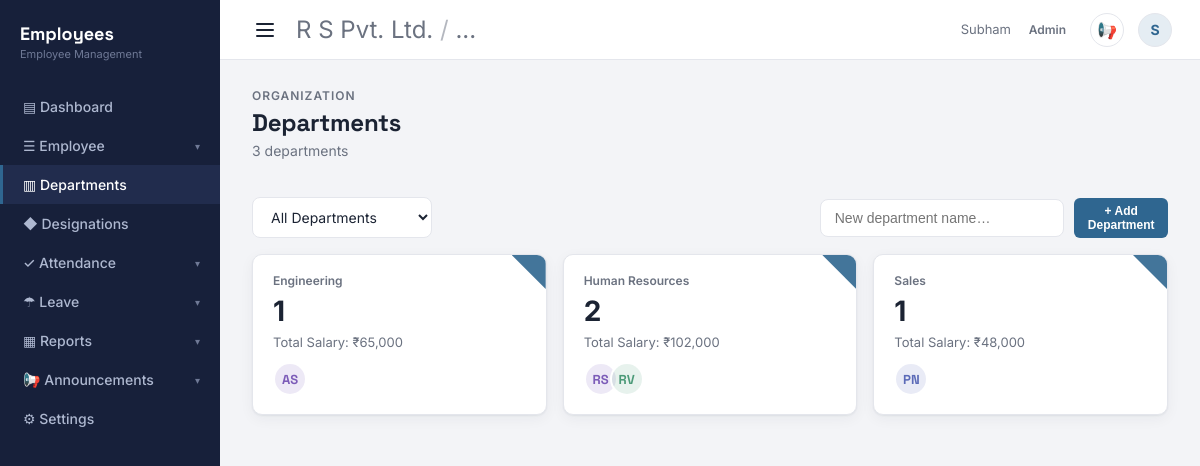
Page /departments (signed in) on the earlier database version.
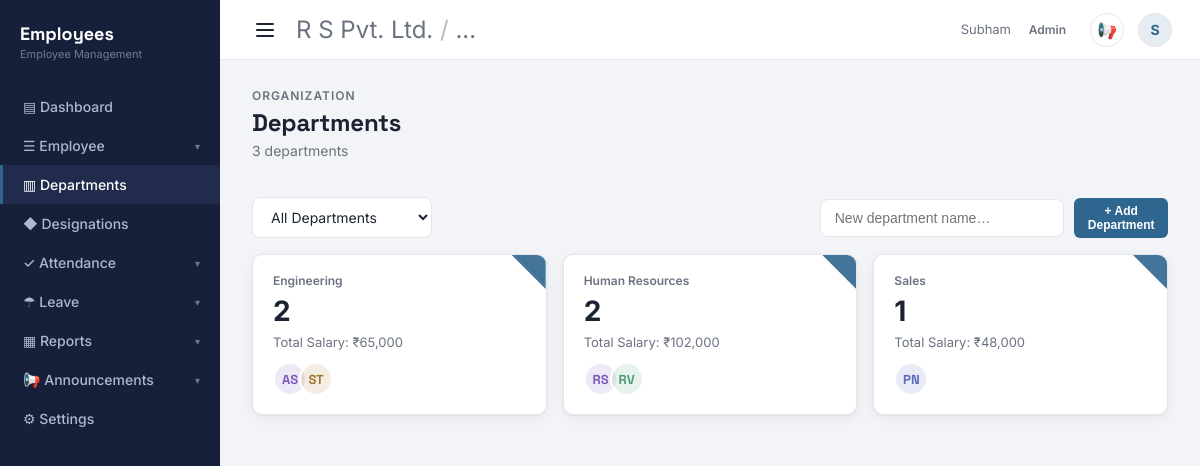
Same page on the later database version.
### tables this page shows
CREATE TABLE departments (
    id INTEGER PRIMARY KEY AUTOINCREMENT,
    name TEXT NOT NULL UNIQUE
);

CREATE TABLE employees (
    id INTEGER PRIMARY KEY AUTOINCREMENT,
    registration_no TEXT UNIQUE,
    name TEXT NOT NULL,
    email TEXT NOT NULL,
    phone TEXT,
    department TEXT NOT NULL,
    role TEXT NOT NULL,
    status TEXT NOT NULL DEFAULT 'Active',
    salary REAL,
    experience_years REAL,
    join_date TEXT NOT NULL,
    paid_leaves_override INTEGER,
    unpaid_leaves_override INTEGER,
    total_leaves_override INTEGER
);

### app.py (the view, shortened to what this page needs)
@app.route("/departments", methods=["GET", "POST"])
@login_required
@roles_required("Admin", "HR Manager")
def departments():
    db = get_db()
    department = request.args.get("department", "").strip()
    dept_query = "SELECT id, name FROM departments"
    dept_params = []
    if department:
        dept_query += " WHERE name = ?"
        dept_params.append(department)
    dept_query += " ORDER BY name"
    dept_rows = db.execute(dept_query, dept_params).fetchall()
    counts = {
        row["department"]: row["count"]
        for row in db.execute("SELECT department, COUNT(*) as count FROM employees GROUP BY department").fetchall()
    }
    salaries = {
        row["department"]: row["total"]
        for row in db.execute("SELECT department, SUM(salary) as total FROM employees GROUP BY department").fetchall()
    }
    members = {}
    for row in db.execute("SELECT department, name FROM employees ORDER BY name").fetchall():
        members.setdefault(row["department"], []).append(row["name"])
    dept_list = [
        {
            "id": row["id"],
            "name": row["name"],
            "count": counts.get(row["name"], 0),
            "total_salary": salaries.get(row["name"]) or 0,
            "members": members.get(row["name"], []),
        }
        for row in dept_rows
        if counts.get(row["name"], 0) > 0
    ]
    all_dept_names = [
        row["name"] for row in db.execute("SELECT name FROM departments ORDER BY name").fetchall()
        if counts.get(row["name"], 0) > 0
    ]
    return render_template(
        "departments.html",
        departments=dept_list,
        all_departments=all_dept_names,
        selected_department=department,
    )

### app.py (called while the page is built)
def login_required(view):
    @wraps(view)
    def wrapped(*args, **kwargs):
        if not session.get("logged_in"):
            return redirect(url_for("login"))
        return view(*args, **kwargs)
    return wrapped

def roles_required(*allowed_roles):
    def decorator(view):
        @wraps(view)
        def wrapped(*args, **kwargs):
            if not session.get("logged_in"):
                return redirect(url_for("login"))
            if session.get("role") not in allowed_roles:
                flash("You don't have permission to access that page.")
                return redirect(url_for("dashboard"))
            return view(*args, **kwargs)
        return wrapped
    return decorator

def initials_for(name):
    name = (name or "").strip()
    if not name:
        return "?"
    parts = name.split()
    if len(parts) == 1:
        return parts[0][:2].upper()
    return (parts[0][0] + parts[-1][0]).upper()

def color_for(name):
    name = (name or "").strip()
    index = sum(ord(ch) for ch in name) % len(AVATAR_PALETTE) if name else 0
    return AVATAR_PALETTE[index]

### templates/departments.html (shortened to what this page needs)
{% extends "base.html" %}
{% from "_macros.html" import avatar %}
{% block content %}
<div class="page-head">
  <div>
    <div class="eyebrow">Organization</div>
    <h1>Departments</h1>
    <p class="sub">{{ departments|length }} department{{ 's' if departments|length != 1 else '' }}</p>
  </div>
</div>
<div class="filter-bar" style="margin-bottom: 16px; justify-content: space-between;">
  <form method="get" action="{{ url_for('departments') }}" style="display: flex; gap: 10px; align-items: center;">
    <select name="department" class="filter-select" onchange="this.form.submit()">
      <option value="">All Departments</option>
    </select>
  </form>
  <form method="post" action="{{ url_for('departments') }}" style="display: flex; gap: 10px; align-items: center;">
    <input
      class="search-input"
      type="text"
      name="name"
      placeholder="New department name…"
      required
    />
    <button type="submit" class="btn btn-primary btn-sm">+ Add Department</button>
  </form>
</div>
<div class="stat-row">
  {% for dept in departments %}
  <a href="{{ url_for('employee_list', department=dept.name) }}" class="card stat-card stat-card-link">
    <div class="stat-corner" style="background: var(--primary);"></div>
    <div class="stat-label">{{ dept.name }}</div>
    <div class="stat-value">{{ dept.count }}</div>
    <div style="margin-top: 6px; font-size: 13px; color: var(--text-muted);">
      Total Salary: ₹{{ "{:,.0f}".format(dept.total_salary) }}
    </div>
    {% if dept.members %}
    <div style="margin-top: 12px; display: flex; align-items: center;">
      {% for member_name in dept.members[:3] %}
      <div style="{% if not loop.first %}margin-left: -8px;{% endif %} border: 2px solid var(--surface); border-radius: 50%;">
        {{ avatar(member_name, 30) }}
      </div>
      {% endfor %}
    </div>
    {% endif %}
  </a>
  {% else %}
  <p style="color: var(--text-muted);">{% if selected_department %}No department named "{{ selected_department }}".{% else %}No departments yet — add one above.{% endif %}</p>
  {% endfor %}
</div>
{% endblock %}

### templates/_macros.html (shortened to what this page needs)
{% macro avatar(name, size=32) %}
  <div class="avatar-mini" style="width: {{ size }}px; height: {{ size }}px; background: {{ color_for(name) }}22; color: {{ color_for(name) }}; font-size: {{ (size / 2.3)|round|int }}px;">
    {{ initials_for(name) }}
  </div>
{% endmacro %}

Differences in the rows shown:
computed for departments "Engineering": count "1" → "2"
added employees: name "ST", shown under departments "Engineering"
